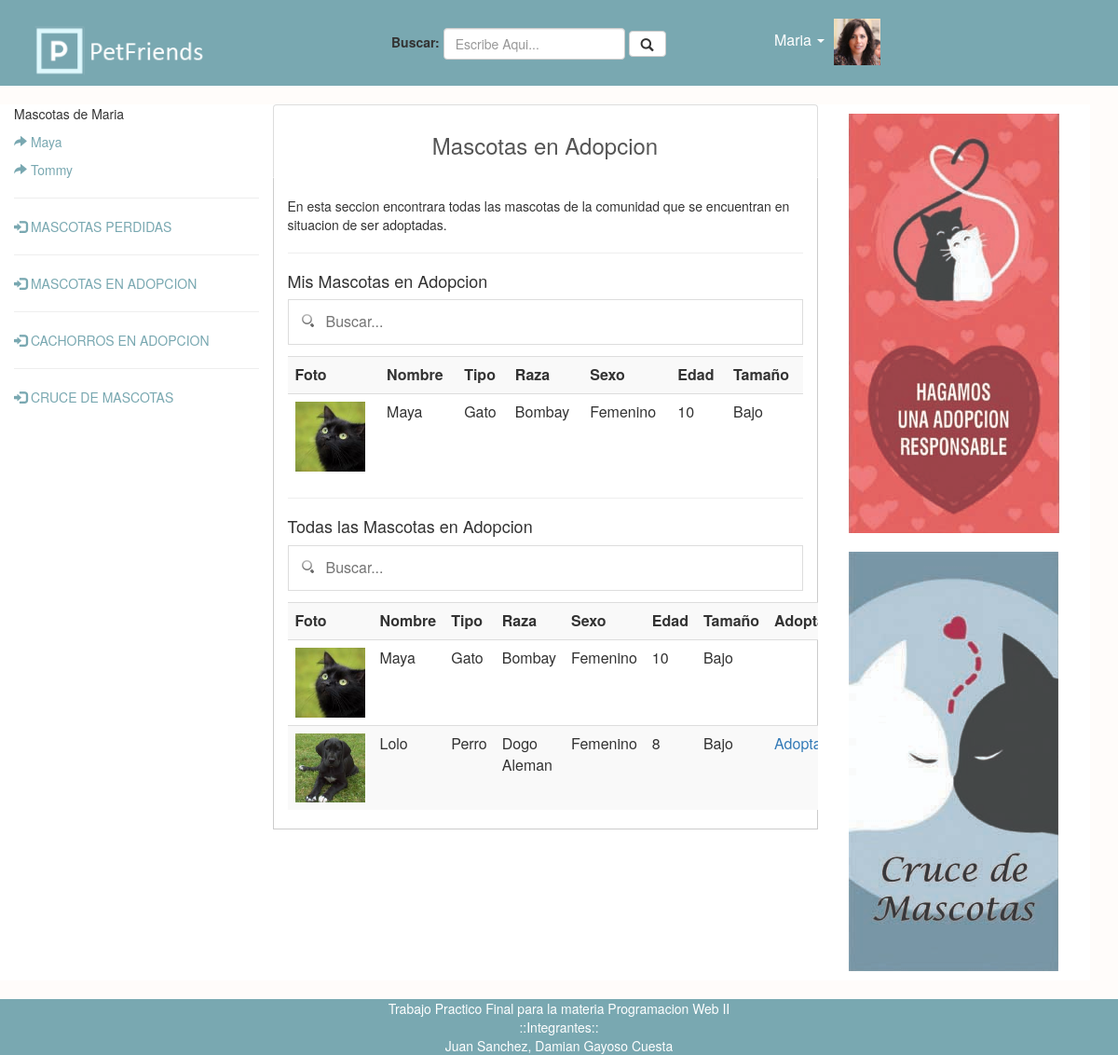
Screenshot of /html/pet/adopcion.php (signed in) with the database file from the repository.
### tables this page shows
CREATE TABLE `users` (
  `user_id` int(11) NOT NULL,
  `user_firstName` varchar(100) NOT NULL,
  `user_lastName` varchar(100) NOT NULL,
  `user_email` varchar(100) NOT NULL,
  `user_birthdate` varchar(100) NOT NULL,
  `user_gender` varchar(100) NOT NULL,
  `user_phone` varchar(200) NOT NULL,
  `user_lat` varchar(255) NOT NULL,
  `user_lon` varchar(255) NOT NULL,
  `user_pass` varchar(100) NOT NULL,
  `user_photo` varchar(200) NOT NULL
);

CREATE TABLE `pets` (
  `pet_id` int(11) NOT NULL,
  `pet_idUser` int(11) NOT NULL,
  `pet_name` varchar(200) NOT NULL,
  `pet_type` int(11) NOT NULL,
  `pet_breed` int(11) NOT NULL,
  `pet_age` varchar(100) NOT NULL,
  `pet_size` varchar(100) NOT NULL,
  `pet_status` varchar(200) NOT NULL,
  `pet_gender` varchar(100) NOT NULL,
  `pet_photo` varchar(200) NOT NULL
);

CREATE TABLE `adoptions` (
  `adoption_id` int(11) NOT NULL,
  `adoption_petId` int(11) NOT NULL,
  `adoption_userId` int(11) NOT NULL,
  `adoption_status` varchar(200) NOT NULL
);

CREATE TABLE `type` (
  `type_id` int(11) NOT NULL,
  `type_description` varchar(200) NOT NULL
);

CREATE TABLE `breeds` (
  `breed_id` int(11) NOT NULL,
  `breed_type` int(11) NOT NULL,
  `breed_description` varchar(255) NOT NULL
);

### includes/adopcion_info.php (the view, shortened to what this page needs)
<?php
			$user_id = $_SESSION["user"]["user_id"];
			$status = "EN ADOPCION";
			$query_infoPets = 	"SELECT *
								FROM petfriends_db.adoptions as adoptions INNER JOIN petfriends_db.pets as pets
								ON adoptions.adoption_petId = pets.pet_id INNER JOIN petfriends_db.type as type
								ON type.type_id = pets.pet_type INNER JOIN petfriends_db.breeds as breeds
								ON breeds.breed_id = pets.pet_breed
								WHERE adoptions.adoption_status = '$status'";
			$consulta_infoPets = mysqli_query($conexion,$query_infoPets);
			$query_myPets = 	"SELECT *
								FROM petfriends_db.adoptions as adoptions INNER JOIN petfriends_db.pets as pets
								ON adoptions.adoption_petId = pets.pet_id INNER JOIN petfriends_db.type as type
								ON type.type_id = pets.pet_type INNER JOIN petfriends_db.breeds as breeds
								ON breeds.breed_id = pets.pet_breed
								WHERE adoptions.adoption_status = '$status'
								AND pets.pet_idUser = '$user_id'";
			$consulta_myPets = mysqli_query($conexion,$query_myPets);
			echo '<hr /><h4>Mis Mascotas en Adopcion</h4>
					<div class="text-center">
					<input type="text" id="Search" onkeyup="myFunction_search(\'my_pets_adop\')" placeholder="Buscar..."></div>
					<table class="table table-striped" id="my_pets_adop" style="width:100%">
				  <tr>
					<th>Foto</th>
					<th>Nombre</th>
					<th>Tipo</th>
					<th>Raza</th>
					<th>Sexo</th>
					<th>Edad</th>
					<th>Tamaño</th>
					</tr>';
				while ($myPets = mysqli_fetch_array($consulta_myPets)){
				echo	'<tr>
						<td><img src="',$myPets["pet_photo"],'" width="75px"></td>
						<td>',$myPets["pet_name"],'</td>
						<td>',$myPets["type_description"],'</td>
						<td>',$myPets["breed_description"],'</td>
						<td>',$myPets["pet_gender"],'</td>
						<td>',$myPets["pet_age"],'</td>
						<td>',$myPets["pet_size"],'</td>
						</tr>';
				}
			echo '</table><hr />';
			echo '<h4>Todas las Mascotas en Adopcion</h4>
					<div class="text-center">
					<input type="text" id="Search_other" onkeyup="myFunction_other_search(\'other_pets_adop\')" placeholder="Buscar..."></div>
					<table class="table table-striped " id="other_pets_adop" style="width:100%">
				  <tr>
					<th>Foto</th>
					<th>Nombre</th>
					<th>Tipo</th>
					<th>Raza</th>
					<th>Sexo</th>
					<th>Edad</th>
					<th>Tamaño</th>
					<th>Adoptar!</th>
				  </tr>';
				while ($infoPets = mysqli_fetch_array($consulta_infoPets)){
				echo	'<tr>
						<td><img src="',$infoPets["pet_photo"],'" width="75px"></td>
						<td>',$infoPets["pet_name"],'</td>
						<td>',$infoPets["type_description"],'</td>
						<td>',$infoPets["breed_description"],'</td>
						<td>',$infoPets["pet_gender"],'</td>
						<td>',$infoPets["pet_age"],'</td>
						<td>',$infoPets["pet_size"],'</td>
						<td>';
						if($infoPets["pet_idUser"] != $user_id){
						echo '<a href="/PETFRIENDS/includes/registrar_adopcion.php?pet_name=',$infoPets["pet_name"],'&pet_user_id=',$infoPets["pet_idUser"],'">Adoptar</a>';}
						echo '</td></tr>';
				}
			echo '</table>';
?>

### html/pet/adopcion.php (shortened to what this page needs)
<?php
$raiz = $_SERVER['DOCUMENT_ROOT'];
require $raiz.'/PETFRIENDS/includes/base_de_datos.php';
?>
<html>
<head>
<link rel="stylesheet" href="https://maxcdn.bootstrapcdn.com/bootstrap/3.3.7/css/bootstrap.min.css">
<link rel="stylesheet" type="text/css" href="../../css/estilo.css"/>
</head>
<body>
	<header class="col-md-12 bg-header">
		<div class="col-md-4">
			<img src="/PETFRIENDS/images/logo_petfriends.png" width="200px">
		</div>
		<div class="col-md-4 buscador">
			<form class="form-inline" method="post" action="http://localhost/PETFRIENDS/html/pet/pet_busqueda.php">
				<div class="form-group">
					<label for="buscador">Buscar:</label>
					<input type="text" class="form-control" id="buscador" name="buscar" placeholder="Escribe Aqui...">
					<button type="submit" class="btn btn-default"><span class="glyphicon glyphicon-search" aria-hidden="true"></span></button>
				</div>
			</form>
		</div>
		<div class="col-md-4">
		<div class="col-md-12">
			<div class="btn-group">
			  <button type="button" class="dropdown-toggle menu_header" data-toggle="dropdown" aria-haspopup="true" aria-expanded="false">
				<?php require $raiz.'/PETFRIENDS/includes/user_nombre.php'; ?> <span class="caret"> </span>
			  </button>
			  <?php require $raiz.'/PETFRIENDS/includes/user_mini_foto.php'; ?>
			</div>
		</div>
		</div>
	</header>
	<article class="bg-article col-md-12 row equal">
		<div class="col-md-3" style="background-color:#ffffff;">
			<?php require $raiz.'/PETFRIENDS/includes/menu_izquierda.php'; ?>
		</div>
		<div class="col-md-6" style="background-color:white;padding:0px;">
			<ul class="nav nav-tabs nav-justified">
				<li role="presentation" class="active"><a href="#"><h3>Mascotas en Adopcion</h3></a></li>
			</ul>
			<div class="col-md-12" style="border-style:solid;border-top:1px;border-color:#CCCCCC;border-width:1px;padding-top:20px;">
					<p>En esta seccion encontrara todas las mascotas de la comunidad que se encuentran en situacion de ser adoptadas.</p>
					<?php require $raiz.'/PETFRIENDS/includes/adopcion_info.php';?>
			</div>
		</div>
	<div class="col-md-3 text-center" style="background-color:#ffffff;">
	<img src="../../images/banner_1.jpg" style="padding-bottom: 10px;padding-top:10px;">
	<img src="../../images/banner_2.jpg" style="padding-bottom: 10px;padding-top:10px;">
	</div>
	</article>
	<footer class="col-md-12 bg-footer">
	<center style="color:#ffffff;">Trabajo Practico Final para la materia Programacion Web II</center>
	<center style="color:#ffffff;">::Integrantes::</center>
	<center style="color:#ffffff;">Juan Sanchez, Damian Gayoso Cuesta</center>
	</footer>
</body>
</html>

### includes/user_nombre.php
<?php
								$email = $_SESSION["user"]["user_email"];
								$query = 	"SELECT *
											FROM petfriends_db.users as pdb
											WHERE pdb.user_email = '$email'";
								$consulta = mysqli_query($conexion,$query);
								$row = mysqli_fetch_array($consulta);
								echo $row["user_firstName"];
							?>

### includes/user_mini_foto.php
<?php
						echo '<img src="',$row["user_photo"],'" width="50px">';
					?>

### includes/menu_izquierda.php
<?php
$user_name = $_SESSION["user"]["user_firstName"];
$email = $_SESSION["user"]["user_email"];
$query_pets = 	"SELECT *
				FROM petfriends_db.users as pdb INNER JOIN petfriends_db.pets as pts
				ON pdb.user_id = pts.pet_idUser
				WHERE pdb.user_email = '$email'";
$consulta_pets = mysqli_query($conexion,$query_pets);
echo '<p class="user_pet_title">Mascotas de ',$user_name,'</p>';
while ($pets = mysqli_fetch_array($consulta_pets)){
	echo '<p><span class="glyphicon glyphicon-share-alt" aria-hidden="true" style="color:#79A8B1;"> </span> <a style="color:#79A8B1;" href="','/PETFRIENDS/html/pet/perfil_pet.php?pet_name=',$pets["pet_name"],'&user_pet_id=',$_SESSION["user"]["user_id"],'">',$pets["pet_name"],'</a></p>';
}
echo '<hr />
<p><span class="glyphicon glyphicon-log-in" aria-hidden="true" style="color:#79A8B1;">  </span> <a style="color:#79A8B1;" href="/PETFRIENDS/html/pet/perdida.php">  MASCOTAS PERDIDAS</a></p>
<hr />
<p><span class="glyphicon glyphicon-log-in" aria-hidden="true" style="color:#79A8B1;">  </span> <a style="color:#79A8B1;" href="/PETFRIENDS/html/pet/adopcion.php">  MASCOTAS EN ADOPCION</a></p>
<hr />
<p><span class="glyphicon glyphicon-log-in" aria-hidden="true" style="color:#79A8B1;">  </span> <a style="color:#79A8B1;" href="/PETFRIENDS/html/pet/cachorros.php">  CACHORROS EN ADOPCION</a></p>
<hr />
<p><span class="glyphicon glyphicon-log-in" aria-hidden="true" style="color:#79A8B1;">  </span> <a style="color:#79A8B1;" href="/PETFRIENDS/html/pet/cruce.php">  CRUCE DE MASCOTAS</a></p>';
?>

### css/estilo.css (style rules this page uses)
body { background-color: #FFFCFA; }
header.bg-header { background-color: #79A8B1; padding-top: 20px; padding-bottom: 5px; }
footer.bg-footer { background-color: #79A8B1; }
article.bg-article { background-color: #FFFCFA; margin-top: 20px; margin-bottom: 20px; }
.equal { display: flex; flex-wrap: wrap; }
div.buscador { padding-top: 10px; }
button.menu_header { font-size: 16px; color:#ffffff; background-color: #79A8B1; border: 5px; border-color: #ffffff; }
#Search,#otherSearch,#Search_other,#Search_cachorros { background-image: url('../images/search.png'); background-position: 13px 14px; background-repeat: no-repeat; width: 100%; font-size: 16px; padding: 12px 20px 12px 40px; border: 1px solid #ddd; margin-bottom: 12px; }

### rows the page displays
users: user_firstName "Maria", user_photo (picture)
pets: pet_name "Maya"
pets: pet_name "Tommy"
adoptions: pets.pet_photo (picture), pets.pet_name "Maya", type.type_description "Gato", breeds.breed_description "Bombay", pets.pet_gender "Femenino", pets.pet_age "10", pets.pet_size "Bajo"
adoptions: pets.pet_photo (picture), pets.pet_name "Lolo", type.type_description "Perro", breeds.breed_description "Dogo Aleman", pets.pet_gender "Femenino", pets.pet_age "8", pets.pet_size "Bajo"

### other values shown
$user_name "Maria"
